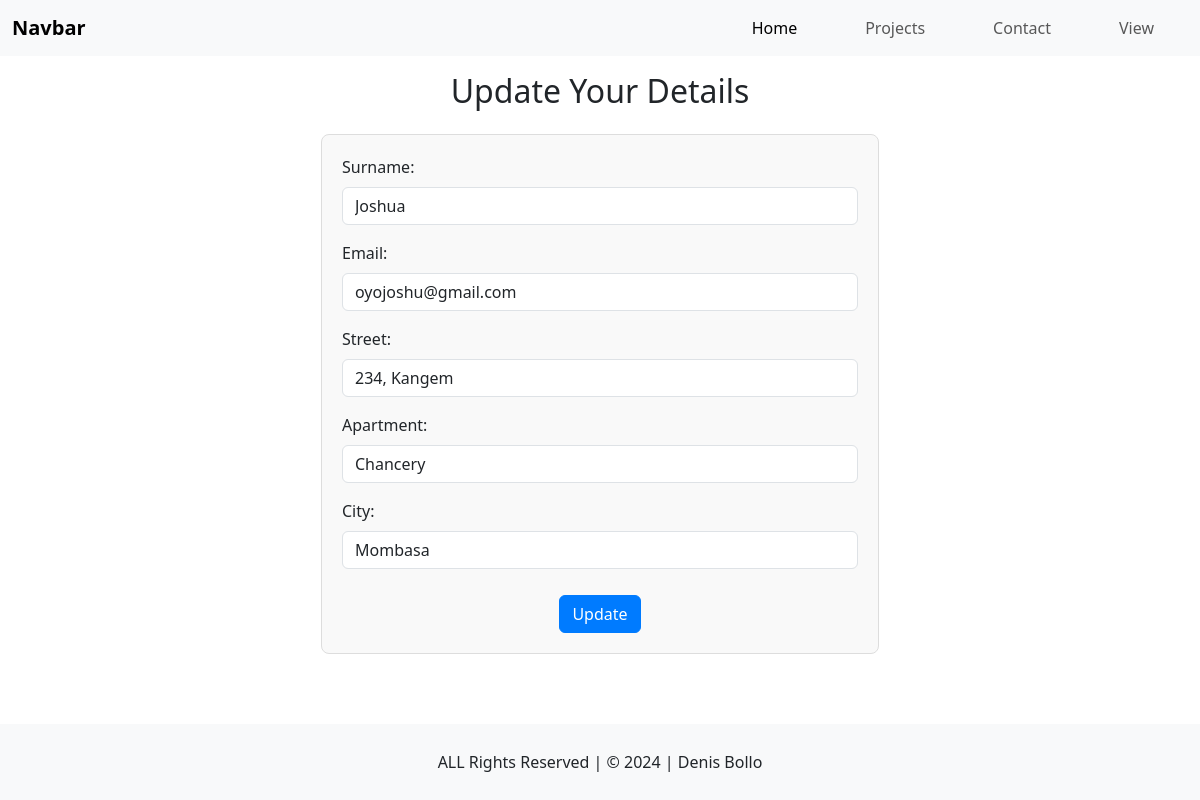
Page /update/5 on the committed database.
### tables this page shows
CREATE TABLE mydata (
            id INTEGER PRIMARY KEY,
            surname TEXT,
            email TEXT,
            street TEXT,
            apartment TEXT,
            city TEXT
        );

### app.py (the view, shortened to what this page needs)
@app.route('/update/<int:user_id>', methods=['GET', 'POST'])
def update(user_id):
    conn = sqlite3.connect("mydata_db.db")
    cur = conn.cursor()
    if request.method == 'GET':
        cur.execute("SELECT * FROM mydata WHERE id = ?", (user_id,))
        user = cur.fetchone()
        conn.close()
        return render_template('update.html', user=user)

### templates/update.html (shortened to what this page needs)
{% extends 'layout.html' %}
{% block content %}
    <div class="container my-5">
        <h2 class="text-center mb-4">Update Your Details</h2>
        <form method="POST">
            <div class="mb-3">
                <label for="surname" class="form-label">Surname:</label>
                <input type="text" id="surname" name="surname" class="form-control" value="{{ user[1] }}" required>
            </div>
            <div class="mb-3">
                <label for="email" class="form-label">Email:</label>
                <input type="email" id="email" name="email" class="form-control" value="{{ user[2] }}" required>
            </div>
            <div class="mb-3">
                <label for="street" class="form-label">Street:</label>
                <input type="text" id="street" name="street" class="form-control" value="{{ user[3] }}" required>
            </div>
            <div class="mb-3">
                <label for="apartment" class="form-label">Apartment:</label>
                <input type="text" id="apartment" name="apartment" class="form-control" value="{{ user[4] }}" required>
            </div>
            <div class="mb-3">
                <label for="city" class="form-label">City:</label>
                <input type="text" id="city" name="city" class="form-control" value="{{ user[5] }}" required>
            </div>
            <div class="text-center">
                <button type="submit" class="btn btn-primary">Update</button>
            </div>
        </form>
    </div>
{% endblock %}

### static/style.css (style rules this page uses)
body { background-color: rgb(245, 245, 220); position: relative; }
form { max-width: 800px; margin: 0 auto; padding: 20px; border: 1px solid #ddd; border-radius: 8px; background-color: #f9f9f9; width: 50%; }
button.btn-primary { margin-top: 10px; background-color: #007bff; border-color: #007bff; }

### rows in the picture
mydata: surname "Joshua", email "oyojoshu@gmail.com", street "234, Kangem", apartment "Chancery", city "Mombasa"
